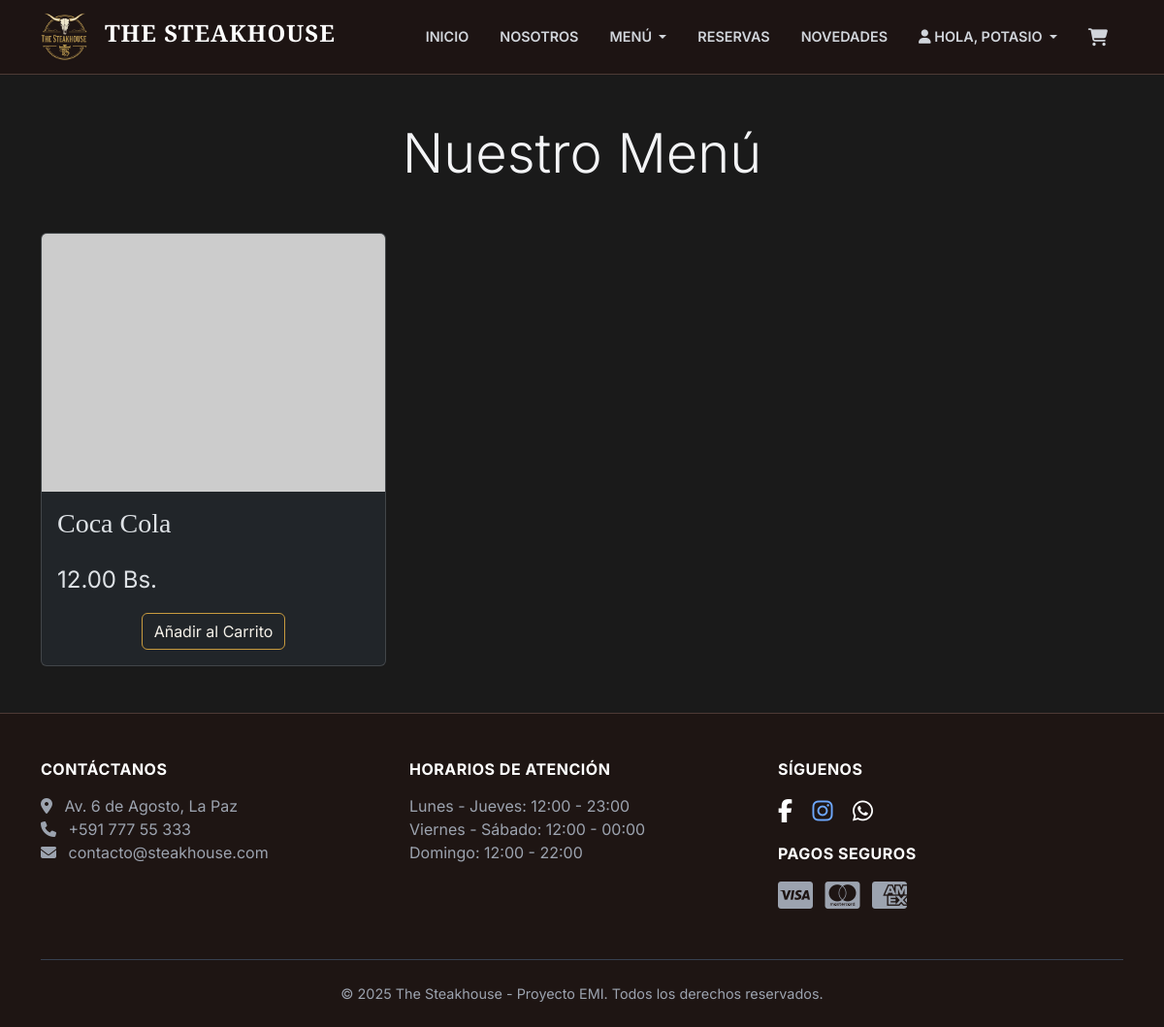
/pedidos/menu/ (signed in), run on an earlier commit of the app's database.
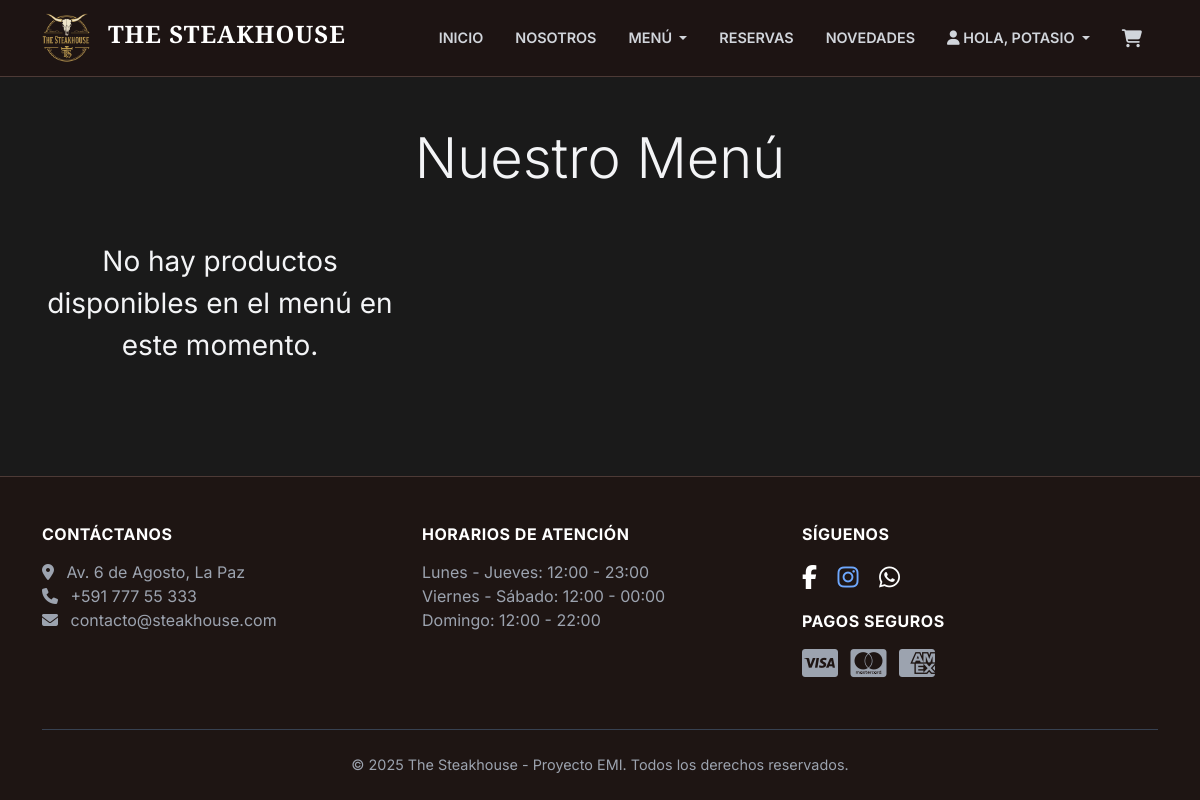
And on a later commit of the database.
### productos/models.py (models this page shows, shortened)
class Producto(models.Model):
    CATEGORIA_CHOICES = (
        ('CARNE', 'Cortes de Carne'),
        ('HAMBURGUESA', 'Hamburguesas'),
        ('GUARNICION', 'Guarniciones'),
        ('BEBIDA', 'Bebidas'),
        ('POSTRE', 'Postres'),
    )
    nombre_producto = models.CharField(max_length=100)
    descripcion = models.TextField(blank=True, null=True)
    precio = models.DecimalField(max_digits=10, decimal_places=2)
    categoria = models.CharField(max_length=20, choices=CATEGORIA_CHOICES)
    disponible = models.BooleanField(default=True)
    imagen = models.ImageField(upload_to='productos/', blank=True, null=True)

### pedidos/views.py (the view, shortened to what this page needs)
# urls.py: path('menu/', views.menu_view, name='menu_page'),
@login_required(login_url='login') # ¡PROTEGIDA!
def menu_view(request):
    productos = Producto.objects.filter(disponible=True)
    carrito_session = request.session.get('carrito', {})
    items_del_carrito = []
    total_del_carrito = 0
    context = {
        'productos': productos,
        'items_del_carrito': items_del_carrito,
        'total_del_carrito': total_del_carrito
    }
    return render(request, 'menu.html', context)

### templates/menu.html (shortened to what this page needs)
{% extends 'base.html' %}
{% load static %}
{% block content %}
<main id="main-content" class="container my-5">
    <h1 class="text-center title-gold display-4 mb-5">Nuestro Menú</h1>
    <div class="row row-cols-1 row-cols-md-2 row-cols-lg-3 g-4">
        {% for producto in productos %}
        <div class="col">
            <div class="card card-dark-theme h-100">
                {% if producto.imagen %}
                    <img src="{{ producto.imagen.url }}" class="card-img-top" alt="{{ producto.nombre_producto }}" style="height: 250px; object-fit: cover;">
                {% else %}
                    <img src="https://via.placeholder.com/400x300?text={{ producto.nombre_producto }}" class="card-img-top" alt="{{ producto.nombre_producto }}">
                {% endif %}
                <div class="card-body d-flex flex-column">
                    <h5 class="card-title fs-3" style="font-family: 'Rye', serif;">{{ producto.nombre_producto }}</h5>
                    <p class="fs-4 title-gold">{{ producto.precio }} Bs.</p>
                    <div class="mt-auto text-center">
                        <a href="{% url 'agregar_al_carrito' producto.id %}" class="btn btn-outline-light" style="border-color: #c89b3f; color: #f4f0e8;">
                            Añadir al Carrito
                        </a>
                    </div>
                </div>
            </div>
        </div>
        {% empty %}
        <div class="col-12">
            <p class="text-center fs-3">No hay productos disponibles en el menú en este momento.</p>
        </div>
        {% endfor %}
    </div>
</main>
{% endblock %}

What changed in the data, as far as the page shows it:
removed Producto: nombre_producto "Coca Cola", precio "12.00"
Also different on the page:
text now shown: "No hay productos disponibles en el menú en este momento."
